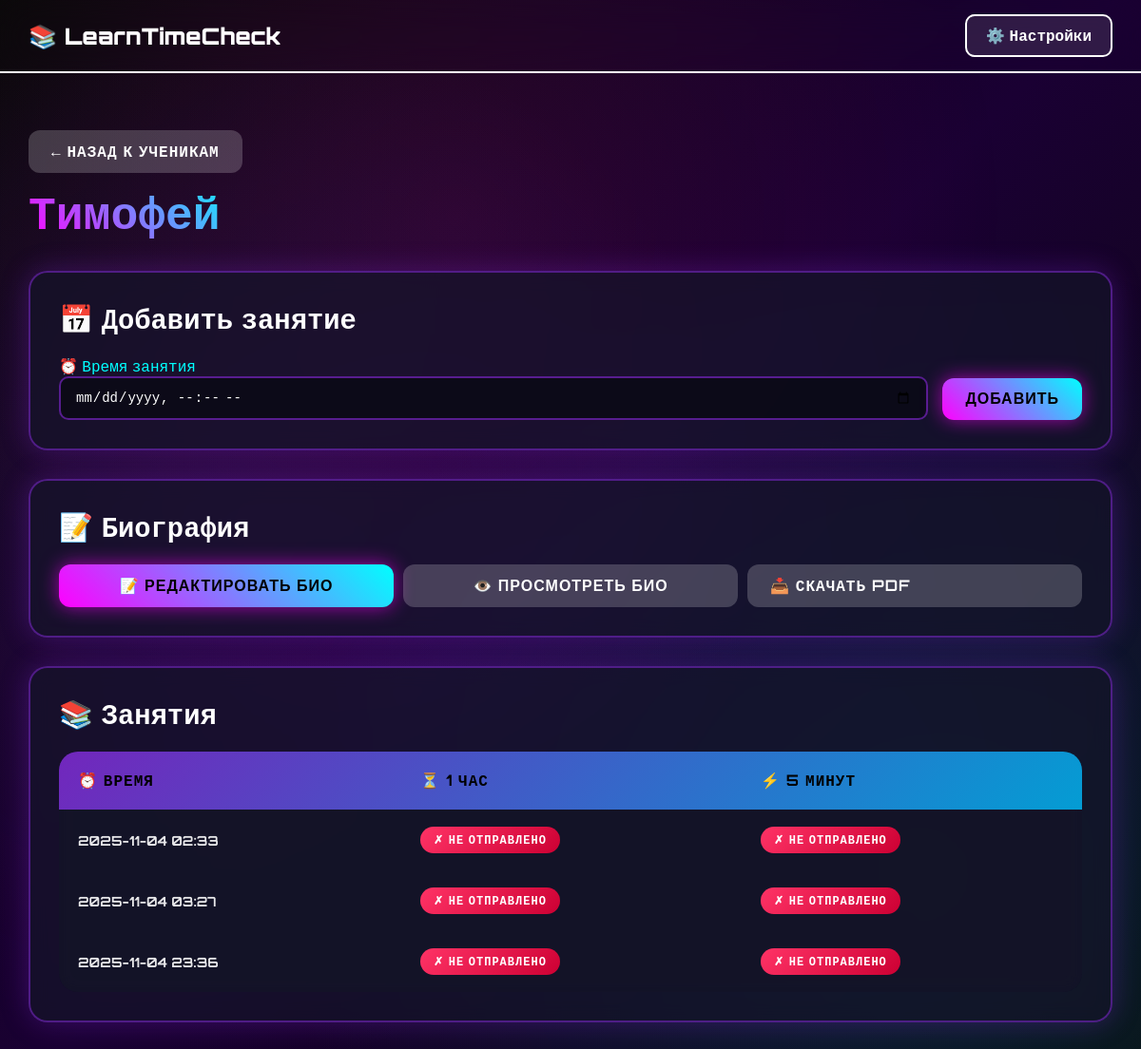
The page /students/2/ (signed in) on the database as committed earlier.
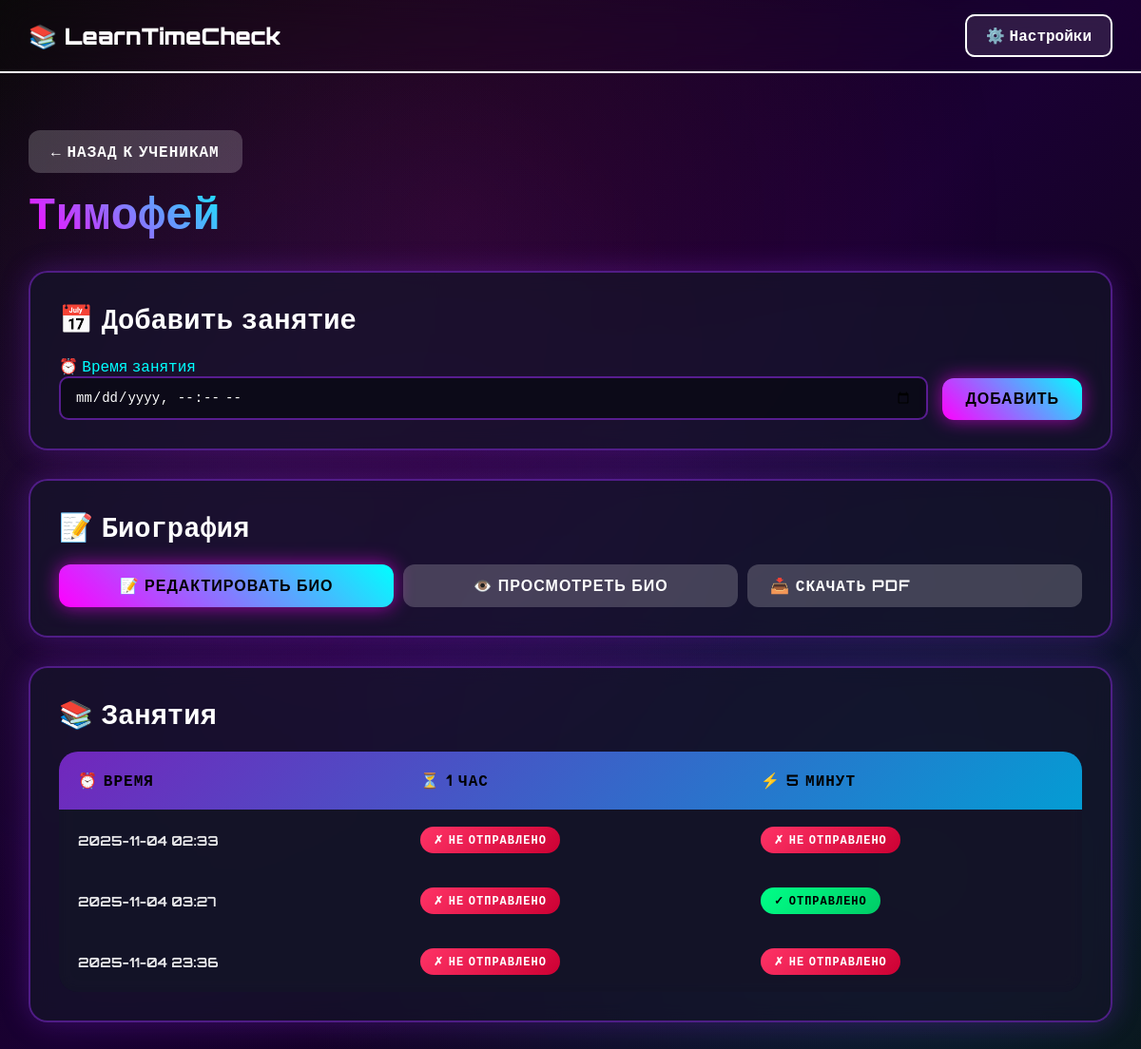
The same page on the database as committed later.
### lessons/models.py (models this page shows, shortened)
class Student(models.Model):
    name = models.CharField(max_length=255, help_text="Например: Тимофей(Юлия)")
    teacher = models.ForeignKey(Teacher, on_delete=models.CASCADE, related_name='students')
    bio = models.TextField(blank=True, help_text="Markdown разметка поддерживается")
    created_at = models.DateTimeField(auto_now_add=True)
    updated_at = models.DateTimeField(auto_now=True)
    class Meta:
        ordering = ["name"]
        unique_together = [['name', 'teacher']]
    def __str__(self):
        return self.name

class Lesson(models.Model):
    student = models.ForeignKey(Student, on_delete=models.CASCADE, related_name='lessons')
    teacher = models.ForeignKey(Teacher, on_delete=models.CASCADE, related_name='lessons')
    start_time = models.DateTimeField()
    notified_one_hour = models.BooleanField(default=False)
    notified_five_minutes = models.BooleanField(default=False)
    created_at = models.DateTimeField(auto_now_add=True)
    updated_at = models.DateTimeField(auto_now=True)
    class Meta:
        ordering = ["start_time"]

### lessons/views.py (the view)
# urls.py: path("students/<int:student_id>/", views.student_detail, name="student_detail"),
def student_detail(request, student_id):
    teacher = get_current_teacher(request)
    if not teacher:
        return redirect('teacher_login')
    student = get_object_or_404(Student, id=student_id, teacher=teacher)
    if request.method == "POST" and 'add_lesson' in request.POST:
        lesson_form = LessonForm(request.POST)
        if lesson_form.is_valid():
            lesson = lesson_form.save(commit=False)
            lesson.student = student
            lesson.teacher = teacher
            dt = lesson.start_time
            if timezone.is_naive(dt):
                lesson.start_time = timezone.make_aware(dt, timezone.get_default_timezone())
            lesson.notified_one_hour = False
            lesson.notified_five_minutes = False
            lesson.save()
            return redirect('student_detail', student_id=student_id)
    else:
        lesson_form = LessonForm()
        lesson_form.fields['student'].queryset = Student.objects.filter(id=student_id, teacher=teacher)
        lesson_form.fields['student'].initial = student
    if request.method == "POST" and 'save_bio' in request.POST:
        bio_form = BioForm(request.POST, instance=student)
        if bio_form.is_valid():
            bio_form.save()
            return redirect('student_detail', student_id=student_id)
    else:
        bio_form = BioForm(instance=student)
    lessons = Lesson.objects.filter(student=student).order_by('start_time')
    bio_html = markdown.markdown(student.bio) if student.bio else ""
    theme = get_theme(request)
    return render(request, "lessons/student_detail.html", {
        "student": student,
        "lessons": lessons,
        "lesson_form": lesson_form,
        "bio_form": bio_form,
        "bio_html": bio_html,
        "teacher": teacher,
        "theme": theme,
    })

### lessons/forms.py
class LessonForm(forms.ModelForm):
    class Meta:
        model = Lesson
        fields = ["student", "start_time"]
        widgets = {
            "student": forms.Select(attrs={'class': 'form-select'}),
            "start_time": forms.DateTimeInput(attrs={"type": "datetime-local"}),
        }

class BioForm(forms.ModelForm):
    class Meta:
        model = Student
        fields = ["bio"]
        widgets = {
            "bio": forms.Textarea(attrs={'rows': 20, 'placeholder': 'Используйте Markdown разметку...'}),
        }

### lessons/views.py (called while the page is built)
def get_current_teacher(request):
    teacher_id = request.session.get('teacher_id')
    if teacher_id:
        try:
            return Teacher.objects.get(id=teacher_id)
        except Teacher.DoesNotExist:
            return None
    return None

def get_theme(request):
    return request.session.get('theme', 'neon')

### templates/lessons/student_detail.html (shortened to what this page needs)
{% extends "lessons/base.html" %}
{% block content %}
<div class="container">
    <div class="header-bar">
        <div>
            <a href="{% url 'students_list' %}" class="btn btn-secondary" style="margin-bottom: 10px;">← Назад к ученикам</a>
            <h1>{{ student.name }}</h1>
        </div>
    </div>
    <div class="card">
        <h2>📅 Добавить занятие</h2>
        <form method="post" class="form-inline">
            <div class="form-group">
                <label>⏰ Время занятия</label>
                {{ lesson_form.start_time }}
            </div>
            <button type="submit" class="btn btn-primary">Добавить</button>
        </form>
    </div>
    <div class="card">
        <h2>📝 Биография</h2>
        <div class="bio-buttons">
            <button type="button" class="btn btn-primary" onclick="openBioModal()">📝 {{ student.bio|yesno:"Редактировать био,Добавить био" }}</button>
            {% if student.bio %}
                <button type="button" class="btn btn-secondary" onclick="openBioViewModal()">👁️ Просмотреть био</button>
                <a href="{% url 'student_bio_pdf' student.id %}" class="btn btn-secondary">📥 Скачать PDF</a>
            {% endif %}
        </div>
    </div>
    <div class="card">
        <h2>📚 Занятия</h2>
        {% if lessons %}
            <table>
                <thead>
                    <tr>
                        <th>⏰ Время</th>
                        <th>⏳ 1 час</th>
                        <th>⚡ 5 минут</th>
                    </tr>
                </thead>
                <tbody>
                    {% for lesson in lessons %}
                        <tr>
                            <td><strong>{{ lesson.start_time|date:"Y-m-d H:i" }}</strong></td>
                            <td>
                                {% if lesson.notified_one_hour %}
                                    <span class="badge ok">✓ отправлено</span>
                                {% else %}
                                    <span class="badge no">✗ не отправлено</span>
                                {% endif %}
                            </td>
                            <td>
                                {% if lesson.notified_five_minutes %}
                                    <span class="badge ok">✓ отправлено</span>
                                {% else %}
                                    <span class="badge no">✗ не отправлено</span>
                                {% endif %}
                            </td>
                        </tr>
                    {% endfor %}
                </tbody>
            </table>
        {% else %}
            <div class="empty-state">
                <p>Пока нет занятий</p>
            </div>
        {% endif %}
    </div>
</div>
{% endblock %}

### templates/lessons/base.html (shortened to what this page needs)
<!doctype html>
<html lang="ru">
<head>
</head>
<body class="theme-{{ theme|default:'neon' }}">
    {% if request.session.teacher_id %}
    <nav class="top-navbar">
        <div class="navbar-container">
            <div class="navbar-brand">
                <a href="{% url 'students_list' %}">📚 LearnTimeCheck</a>
            </div>
            <div class="navbar-right">
                <div class="settings-dropdown">
                    <button class="settings-btn" onclick="toggleSettingsMenu()" aria-label="Настройки">
                        ⚙️ Настройки
                    </button>
                </div>
            </div>
        </div>
    </nav>
    {% endif %}
    <div class="main-content">
        {% block content %}{% endblock %}
    </div>
</body>
</html>

### templates/lessons/styles_common.html (style rules this page uses)
* { margin: 0; padding: 0; box-sizing: border-box; }
body { min-height: 100vh; padding: 0; position: relative; overflow-x: hidden; }
.top-navbar { position: sticky; top: 0; z-index: 1000; backdrop-filter: blur(20px); border-bottom: 2px solid; padding: 15px 0; margin-bottom: 30px; }
.navbar-container { max-width: 1400px; margin: 0 auto; padding: 0 30px; display: flex; justify-content: space-between; align-items: center; position: relative; }
.navbar-brand a { font-size: 1.5em; font-weight: 900; text-decoration: none; color: inherit; transition: all 0.3s ease; }
.navbar-right { position: relative; display: flex; align-items: center; }
.settings-dropdown { position: relative; }
.settings-btn { padding: 10px 20px; border-radius: 10px; text-decoration: none; font-weight: 700; transition: all 0.3s ease; border: 2px solid; background: rgba(255, 255, 255, 0.1); color: inherit; cursor: pointer; font-size: inherit; font-family: inherit; white-space: nowrap; }
.main-content { padding: 30px; }
body::before { content: ''; position: fixed; top: 0; left: 0; width: 100%; height: 100%; animation: pulseBg 8s ease-in-out infinite; pointer-events: none; z-index: 0; }
.container { position: relative; z-index: 1; max-width: 1400px; margin: 0 auto; }
.header-bar { display: flex; justify-content: space-between; align-items: center; margin-bottom: 30px; flex-wrap: wrap; gap: 20px; }
h1 { font-size: 3em; font-weight: 900; margin: 0; }
h2 { font-size: 1.8em; margin-bottom: 20px; }
.card { backdrop-filter: blur(10px); border-radius: 20px; padding: 30px; margin-bottom: 30px; animation: borderGlow 3s ease-in-out infinite; }
.form-group { margin-bottom: 15px; }
.form-inline { display: flex; gap: 15px; align-items: end; }
.form-inline .form-group { flex: 1; margin-bottom: 0; }
input[type="text"], input[type="datetime-local"], input[type="password"], textarea, select { padding: 12px 15px; border-radius: 10px; width: 100%; font-size: 14px; transition: all 0.3s ease; }
.btn { padding: 12px 24px; border: none; border-radius: 12px; font-weight: 700; font-size: 16px; cursor: pointer; text-decoration: none; display: inline-block; transition: all 0.3s ease; text-transform: uppercase; letter-spacing: 1px; -webkit-tap-highlight-color: rgba(255, 255, 255, 0.3); touch-action: manipulation; user-select: none; min-height: 44px; }
.btn-primary { animation: buttonGlow 1.5s ease-in-out infinite; }
.btn-secondary { background: rgba(255, 255, 255, 0.2); color: inherit; }
table { width: 100%; border-collapse: separate; border-spacing: 0; backdrop-filter: blur(10px); border-radius: 20px; overflow: hidden; margin-top: 20px; }
thead { background: linear-gradient(135deg, rgba(138, 43, 226, 0.8), rgba(0, 191, 255, 0.8)); }
th { padding: 20px; text-align: left; font-weight: 700; font-size: 16px; text-transform: uppercase; letter-spacing: 1px; color: #000; }
tbody tr { transition: all 0.3s ease; border-bottom: 1px solid rgba(255, 255, 255, 0.1); }
td { padding: 18px 20px; font-size: 14px; }
.badge { display: inline-block; padding: 6px 14px; border-radius: 20px; font-size: 12px; font-weight: 700; text-transform: uppercase; letter-spacing: 1px; animation: badgePulse 2s ease-in-out infinite; }
.badge.ok { background: linear-gradient(135deg, #00ff88, #00cc66); color: #000; }
.badge.no { background: linear-gradient(135deg, #ff3366, #cc0033); color: #fff; animation: badgePulse 2s ease-in-out infinite, badgeBlink 1s ease-in-out infinite; }

### templates/lessons/student_detail.html (style rules this page uses)
.bio-buttons { display: flex; flex-wrap: wrap; gap: 10px; margin-top: 15px; }
.bio-buttons .btn { flex: 1; min-width: 150px; -webkit-tap-highlight-color: rgba(255, 255, 255, 0.3); touch-action: manipulation; cursor: pointer; }

Rows that differ between the two databases and show on the page:
changed Lesson (number 2 of 3 on the later page): notified_five_minutes "✗ НЕ ОТПРАВЛЕНО" → "✓ ОТПРАВЛЕНО"
